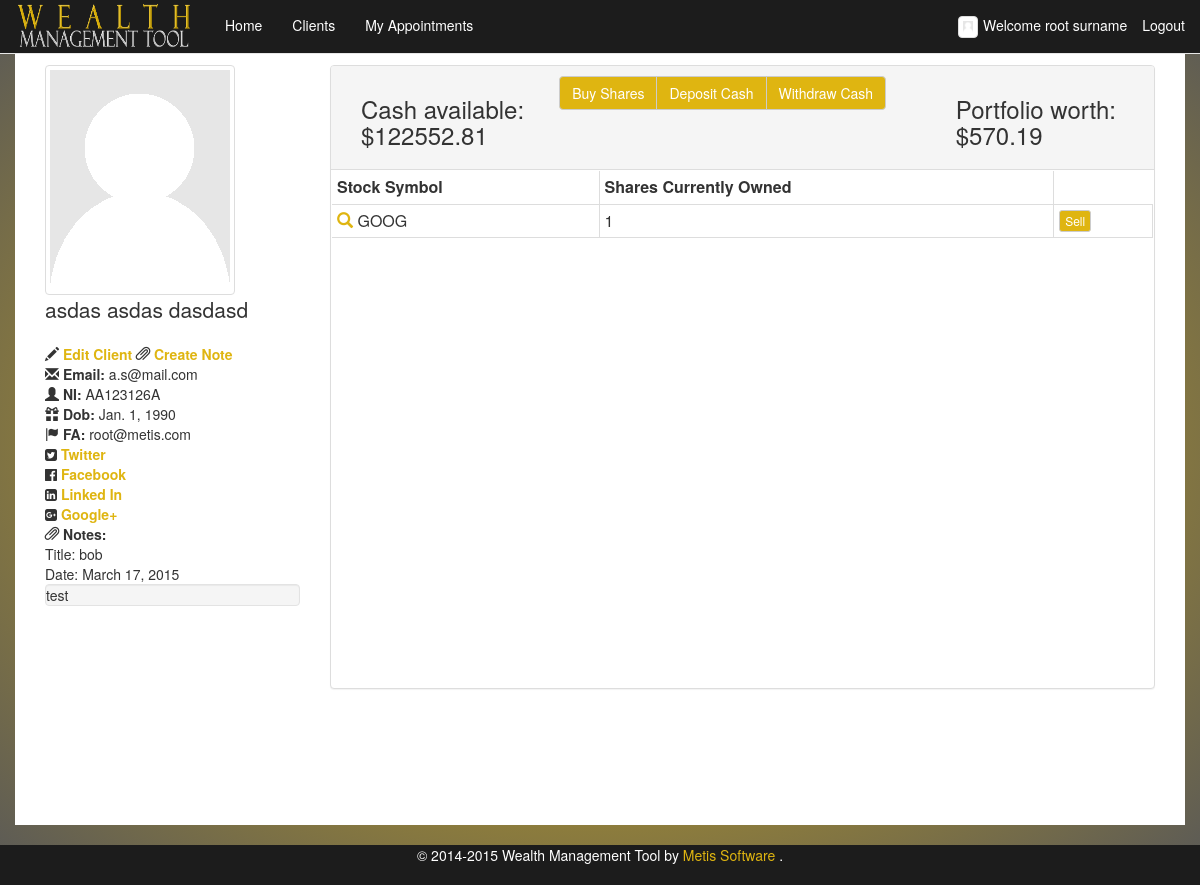
The app's page /client_details/?client=AA123126A (signed in) with its own data.
### wms/models.py (models this page shows, shortened)
class FA(AbstractBaseUser, PermissionsMixin):
    email = models.EmailField(max_length=64, unique=True)
    first_name = models.CharField(max_length=64, default="**DEFAULT**")
    middle_name = models.CharField(max_length=64, blank=True)
    surname = models.CharField(max_length=64, default="**DEFAULT**")
    image = models.ImageField(upload_to='fa_images', default='/media/person-placeholder.png')
    dob = models.DateField(default="1990-01-01")
    ni_regex = RegexValidator(regex=r'^(?!BG)(?!GB)(?!NK)(?!KN)(?!TN)(?!NT)(?!ZZ)(?:[A-CEGHJ-PR-TW-Z][A-CEGHJ-NPR-TW-Z])(?:\s*\d\s*){6}([A-D]|\s)$', message="Must be in the format: 'AA999999A', restrictions to characters apply'")
    ni_number = models.CharField(
        max_length=9, validators=[ni_regex], primary_key=True)
    is_staff=models.BooleanField(default=False)
    is_admin=models.BooleanField(default=False)
    is_active=models.BooleanField(default=True)
    USERNAME_FIELD = 'email'
    REQUIRED_FIELDS = ['first_name', 'surname', 'dob', 'ni_number', 'is_active']
    objects = FAUserManager()

class Client(models.Model):
    first_name = models.CharField(max_length=64)
    middle_name = models.CharField(max_length=64, blank=True)
    surname = models.CharField(max_length=64)
    image = models.ImageField(upload_to='client_images', default='/media/person-placeholder.png')
    dob = models.DateField(default="1990-01-01")
    ni_regex = RegexValidator(regex=r'^(?!BG)(?!GB)(?!NK)(?!KN)(?!TN)(?!NT)(?!ZZ)(?:[A-CEGHJ-PR-TW-Z][A-CEGHJ-NPR-TW-Z])(?:\s*\d\s*){6}([A-D]|\s)$', message="Must be in the format: 'AA999999A', restrictions to characters apply'")
    ni_number = models.CharField(max_length=9, validators=[ni_regex], primary_key=True)
    email = models.EmailField(max_length=64)
    phone_regex = RegexValidator(
        regex=r'^\+?1?\d{9,15}$',
        message="Not a valid phone number. Up to 9 digits allowed.")
    home_phone = models.CharField(
        max_length=11, validators=[phone_regex], blank=True
    )
    mob_phone = models.CharField(
        max_length=11, validators=[phone_regex], blank=True
    )
    cash = models.DecimalField(max_digits=20, decimal_places=2)
    fa = models.ForeignKey(FA)
    twitter_username = models.CharField(validators=[RegexValidator(
                                                    regex="^(\w){1,15}$",
                                                    message="Not a valid username,please remove @ and max of 15 cahracters"
                                                    )],
                                        blank=True, max_length= 15)
    facebook_username = models.CharField(blank=True, null=True, max_length=15)
    linkedin_username = models.CharField(blank=True, null=True, max_length=15)
    googleplus_username = models.CharField(blank=True, null=True, max_length=15)

class MeetingNotes(models.Model):
    client = models.ForeignKey(Client, default=None)
    event = models.OneToOneField(Event, null=True)
    note = models.TextField()

class Event(models.Model):
    fa = models.ForeignKey(FA)
    client = models.ForeignKey(Client, blank=True, null=True)
    startDateTime = models.DateTimeField()
    endDateTime = models.DateTimeField()
    type = models.CharField(max_length=64, default="meeting")
    title = models.CharField(max_length=128)

class Share(models.Model):
    owner = models.ForeignKey(Client)
    date = models.DateField(default="1990-01-01")
    amount = models.IntegerField()
    price = models.DecimalField(max_digits=20, decimal_places=2)
    stock = models.ForeignKey(Stock)
    buy = models.BooleanField(default=True)

class Stock(models.Model):
    symbol = models.CharField(primary_key=True, max_length=5)
    company = models.CharField(max_length=64)
    market = models.ForeignKey(Market)
    def __str__(self):
        return self.symbol

### wms/views.py (the view)
# urls.py: url(r'^client_details/', 'client_details', name='client_details'),
@login_required
def client_details(request):
    get_params = request.GET
    if(get_params.get('client') is None):
        return HttpResponseRedirect('/clients/')
    else:
        try:
            client = Client.objects.get(ni_number=get_params.get('client'))
            shares = Share.objects.filter(owner=get_params.get('client'))
            Notes = MeetingNotes.objects.filter(client=get_params.get('client'))
            sorted_Shares = {}
            owned_shares = {}
            for share in shares:
                if sorted_Shares.get(share.stock.symbol) is None:
                     sorted_Shares[share.stock.symbol]=[share]
                     if share.buy == True:
                        owned_shares[share.stock.symbol] = share.amount
                     else:
                         owned_shares[share.stock.symbol] = -share.amount
                else:
                    sorted_Shares[share.stock.symbol]=sorted_Shares[share.stock.symbol]+[share]
                    if share.buy == True:
                        owned_shares[share.stock.symbol] += share.amount
                    else:
                        owned_shares[share.stock.symbol] -= share.amount
            if client.twitter_username=="":
                twitter = False
            else:
                twitter = True
            return render_to_response('wms/client_details.html',
                                      {'client_details': client,'shares': sorted_Shares,'owned_shares':owned_shares,'twitter':twitter,'notes':Notes}, context_instance=RequestContext(request))
        except ObjectDoesNotExist:
            return render_to_response('wms/client_details.html',{}, context_instance=RequestContext)

### wms/templatetags/custom_filters.py (called while the page is built)
@register.filter
def get_item(dictionary, key):
    return dictionary.get(key)

### wms/templates/wms/client_details.html (shortened to what this page needs)
{% extends "wms/base_boot.html" %}
{% load staticfiles %}
{% load custom_filters %}
{% block content %}
{% if client_details %}
    <div class="container">
        <div class="col-md-3 col-sm-3">
            <img class="img-responsive img-thumbnail" src="{{ client_details.image.url }}" alt="Person Placeholder">
            <p class="lead">{{client_details.first_name}} {{client_details.middle_name}} {{client_details.surname}}</p>
            <ul class="list-unstyled">
                <li>
                    <span class="glyphicon glyphicon-pencil"></span> <strong><a href="{% url "edit_client" client_details.ni_number %}">Edit Client </a></strong>
                    <span class="glyphicon glyphicon-paperclip"></span> <strong><a href="{% url "create_note" client_details.ni_number %}">Create Note </a></strong>
                </li>
                <li>
                    <span class="glyphicon glyphicon-envelope"> </span> <strong>Email:</strong> {{ client_details.email}}
                </li>
                <li>
                    <span class="glyphicon glyphicon-user"></span> <strong data-toggle="tooltip" data-placement="right" title="National Insurance Number">NI:</strong> {{client_details.ni_number}}
                </li>
                <li>
                    <span class="glyphicon glyphicon-gift"></span> <strong data-toggle="tooltip" data-placement="right" title="Date of Birth">Dob:</strong> {{client_details.dob}}
                </li>
                <li>
                    <span class="glyphicon glyphicon-flag" ></span> <strong data-toggle="tooltip" data-placement="right" title="Financial Adviser">FA:</strong> {{client_details.fa}}
                </li>
                {% if client_details.twitter_username %}
                <li>
                    <span class="fa fa-twitter-square" ></span> <a href="https://twitter.com/{{client_details.twitter_username}}"><strong > Twitter</strong></a>
                </li>
                {% endif %}
                {% if client_details.facebook_username %}
                    <li>
                        <span class="fa fa-facebook-official" ></span> <a href="https://www.facebook.com/{{client_details.facebook_username}}"><strong > Facebook</strong></a>
                    </li>
                {% endif %}
                {% if client_details.linkedin_username %}
                        <li>
                            <span class="fa fa-linkedin-square" ></span> <a href="https://www.linkedin.com/in/{{client_details.linkedin_username}}"><strong > Linked In</strong></a>
                        </li>
                {% endif %}
                {% if client_details.googleplus_username %}
                        <li>
                            <span class="fa fa-google-plus-square" ></span> <a href="https://plus.google.com/u/0/{{client_details.googleplus_username}}"><strong > Google+</strong></a>
                        </li>
                {% endif %}
                <li>
                    <span class="glyphicon glyphicon-paperclip" ></span> <strong>Notes:</strong>
                </li>
	    {% if notes %}
	    {% for n in notes %}
        <li>Title: {{n.event.title}}</li>
        <li>Date: {{n.event.startDateTime.date}}</li>
        <li class="well" style="padding: 0px 0px 0px 0px">
            <ul class="list-unstyled">
                <li>{{n.note}}</li>
            </ul>
        </li>
		{% endfor %}
		{% else %}
		<p>No notes for this client </p>
		{% endif %}
        </ul>
    </div>
        <div class = "col-md-9 col-sm-9">
            <div class="container-fluid panel panel-default" id="users" >
                <div class="row panel-heading">
                    <h3 class="col-md-3 col-xs-3">Cash available: $<span class="client_cash_available">{{ client_details.cash }}</span></h3>
                    <div class="btn-group col-md-6 col-xs-6" style="margin-bottom:1%;">
                        <button type="button" class="btn btn-default" data-toggle="modal" data-target="#StockModal">Buy Shares</button>
                        <button type="button" class="btn btn-default" data-toggle="modal" data-target="#DepositModal">Deposit Cash</button>
                        <button type="button" class="btn btn-default" data-toggle="modal" data-target="#WithdrawModal">Withdraw Cash</button>
                     </div>
                    <h3 class="col-md-3 col-xs-3">Portfolio worth: $<span class="portfolio_worth"></span> </h3>
                </div>
                <div class="panel-body row table-responsive" style="height: 70%; padding: 1px 1px 1px 1px;">
                    <table class="table table-bordered table-condensed table-hover col-md-12" style="background-color: #ffffff; margin-bottom: 0; ">
                        <thead>
                            <th>Stock Symbol</th>
                            <th>Shares Currently Owned</th>
                            <th></th>
                        </thead>
                        <tbody id="clients_stock_tbody">
                                {% for key,stock in shares.items %}
                                <tr >
                                    <td class="sort accordion-toggle"  data-toggle="collapse" data-target="#{{ key }}div" class=""><a id='{{ key }}a' data-toggle="modal" data-target="#StockModal" data-symbol="{{ key }}" ><span class="glyphicon glyphicon-search"></span></a> {{ key }}</td>
                                    <td class="accordion-toggle" data-toggle="collapse" data-target="#{{ key }}td" >{{ owned_shares|get_item:key }}</td>
                                    <td ><button class="btn btn-default btn-xs" data-toggle="modal" data-target="#SellStockModal" data-symbol="{{ key }}">Sell</button> </td>
                                </tr>
                                {% endfor %}
                            </tbody>
                            </table>
                </div>
            </div>
        </div>
    </div>
    </div>
    {% else %}
        <p>No client data</p>
    {% endif %}
{%  endblock %}

### wms/templates/wms/base_boot.html (shortened to what this page needs)
{% load staticfiles %}
<html>
<head>
<link rel="stylesheet" type="text/css" href="{% static 'wms/css/style-bootstrap.css' %}" />
<link href="{% static "wms/css/bootstrap.css" %}" rel="stylesheet">
<link href="{% static "wms/css/magnific-popup.css" %}" rel="stylesheet" type="text/css">
<link rel="stylesheet" type="text/css" href="{% static "wms/css/jquery.fancybox.css" %}" media="screen" />
<link href="{% static "wms/css/bootstrap-sticky-footer.css" %}" rel="stylesheet">
<link rel="stylesheet" href="//maxcdn.bootstrapcdn.com/font-awesome/4.3.0/css/font-awesome.min.css">
</head>
<body>
<nav class="navbar navbar-default navbar-fixed-top" id="home">
	<div class="container-fluid">
		<div class="navbar-header">
			<a href="/" class="navbar-brand">
				<img src="{% static "wms/images/logo.png" %}" alt="Wealth Management Tool" height="54" width="180" style="margin-top: -15px;" /></a>
		</div>
		<div id="navbar" class="navbar-collapse collapse">
			<ul class="nav navbar-nav">
				<li><a id="home" href="/">Home</a></li>
				<li><a id="clients" href="/clients/">Clients</a></li>
				<li><a id="appointments" href="/appointments/">My Appointments</a></li>
			</ul>
			<ul class="nav navbar-nav navbar-right">
				{% if user.is_authenticated %}
				<li class="text-center" style="padding-top: 15px;padding-bottom: 15px;"><img src="{{ user.image.url }}" class="img-responsive img-thumbnail" style="max-width: 20px; margin-right:5px;"/>Welcome  {{ user.first_name }} {{ user.surname }}</li>
				<li ><a href="/logout">Logout</a>
				</li>
				{% endif %}
			</ul>
		</div>
	</div>
</nav>
<div class="container" style="overflow-x: hidden">
	{% block content %}
	{% endblock %}
<footer class="footer">
		<p class="text-center" style="color:#FFFFFF;">© 2014-2015 Wealth Management Tool by  <a style="color:#dfb511;"href="http://www.metissoftware.co.uk" target="_blank"> Metis Software </a>.</p>
</footer>
</body>
</html>

### records on screen
FA: image (placeholder picture), first_name "root", surname "surname"
Client: image (placeholder picture), first_name "asdas", middle_name "asdas", surname "dasdasd", email "a.s@mail.com", ni_number "AA123126A", dob "Jan. 1, 1990", fa "root@metis.com", cash "122552.81"
MeetingNotes: event "bob", event.startDateTime "March 17, 2015", note "test"
Share: symbol "GOOG"
Stock: symbol "1"
